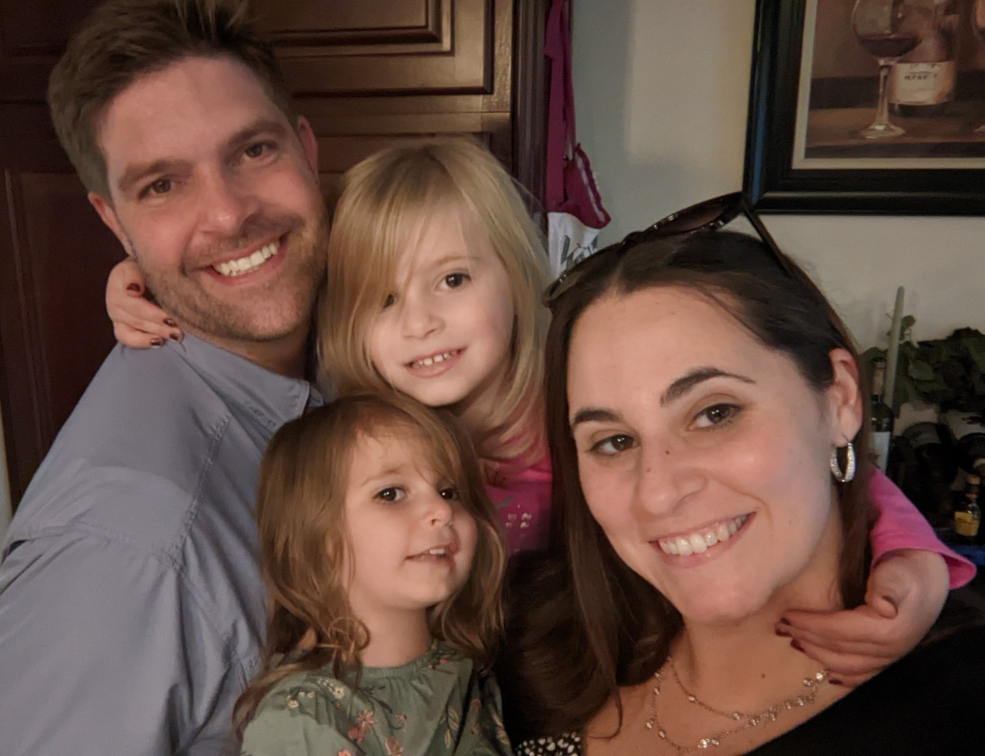
#> input picture march_bigdata/Deep Learning/open_cv/data/tristan_group.jpg, 1969 x 1512 px (shown at 1/2 size)
$ jupyter execute introduction.ipynb
#> lines starting #> are read from the running program, lines starting #| are printed output that depends on the picture; after the words box and inside, x2 and y2 are one past the last pixel; in counts of white or black regions, pixels touching at a corner belong together
[cell 1]
print("hargunA"[::-1])

[cell 2]
import cv2
import matplotlib.pyplot as plt

[cell 3]
img=cv2.imread("./data/tristan_group.jpg")
#> img is the input picture: shape (1512, 1969, 3); mean B, G, R 65.3, 75.1, 100.5

[cell 4]
img

[cell 5]
# height * width
img.shape
#> Out = (1512, 1969, 3)

[cell 6]
cv2.imshow("img",img)
cv2.waitKey(4000)
cv2.destroyAllWindows()

[cell 7]
plt.imshow(img)

[cell 8]
plt.imshow(cv2.cvtColor(img,cv2.COLOR_BGR2RGB))

[cell 9]
# img read
# gray scale
# threshold apply (complete b&w)

[cell 10]
img_gray = cv2.imread("./data/tristan_group.jpg",cv2.IMREAD_GRAYSCALE)
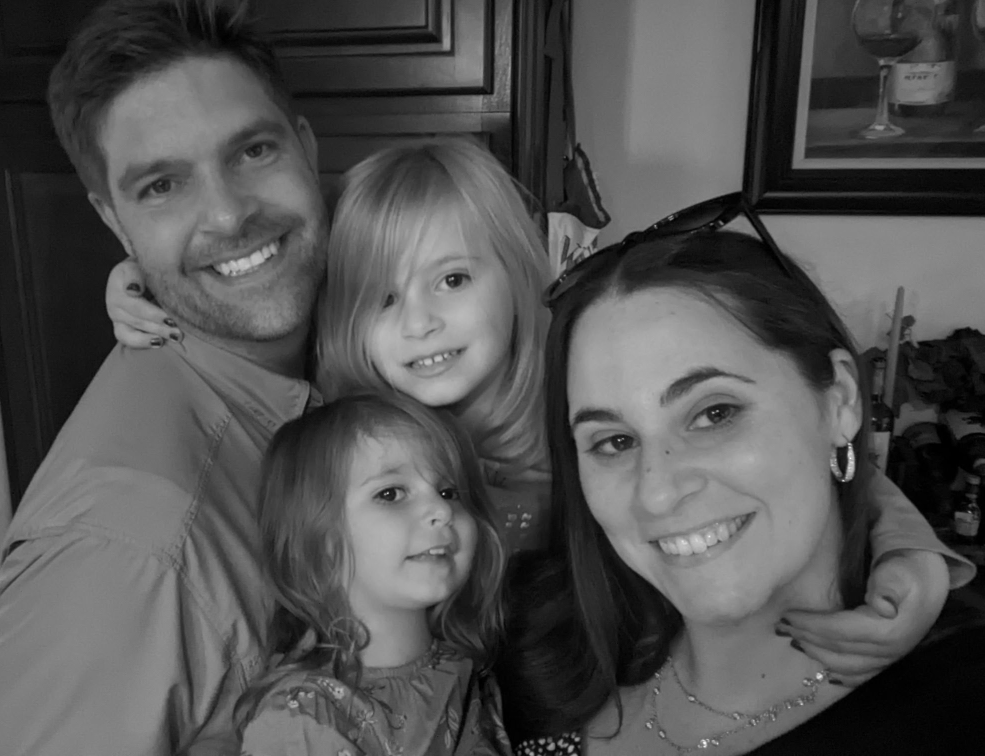
#> img_gray: shape (1512, 1969) (shown at 1/2 size); min 0, max 251, mean 81.6

[cell 11]
img_gray.shape
#> Out = (1512, 1969)

[cell 12]
plt.imshow(cv2.cvtColor(img_gray,cv2.COLOR_GRAY2BGR))

[cell 13]
cv2.imshow("IMage1",img)

cv2.imshow("Image ",img_gray)
cv2.waitKey()
cv2.destroyAllWindows()

# Black & Whit Img

[cell 14]
# threshold is checkpoint
# 2nd value
# (threshold,img_bw) = cv2.threshold(img_gray,min_value,max_value,cv2.THRESH_BINARY)
(thresh,img_bw)=cv2.threshold(img_gray,128,255,cv2.THRESH_BINARY)
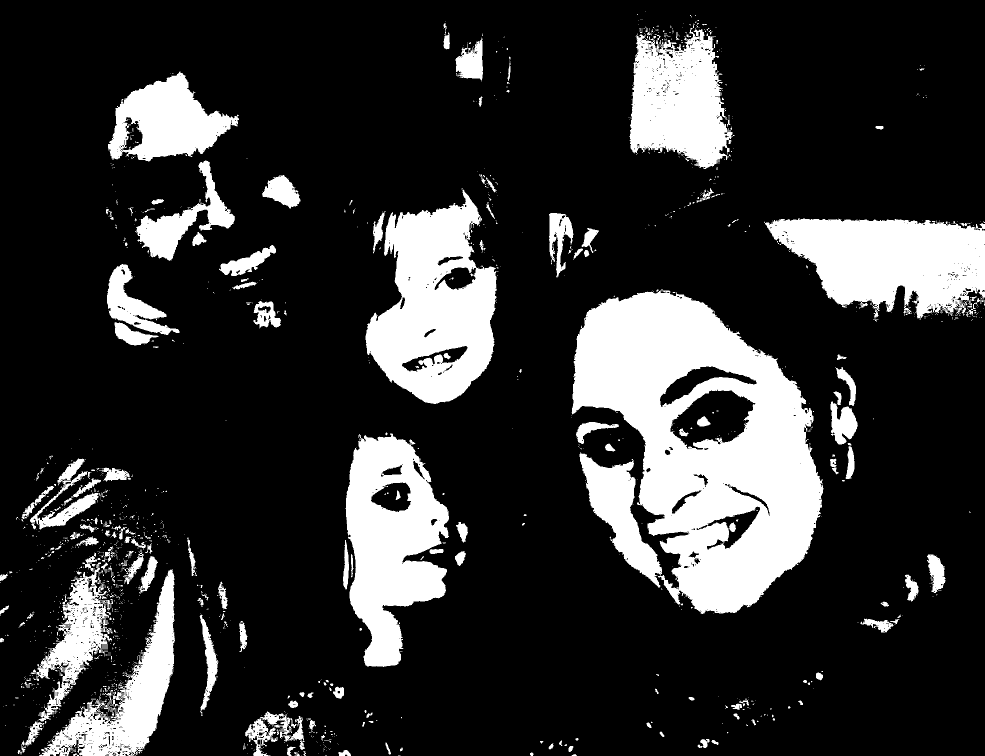
#> img_bw: shape (1512, 1969) (shown at 1/2 size); 19.4% white; 1532 white regions (1315 under 20 px), largest, box (x1, y1, x2, y2) and area: (1143, 579, 1647, 1228) 178311, (731, 379, 997, 808) 68607, (1530, 437, 1969, 640) 59540

[cell 15]
thresh

[cell 16]
img_bw

[cell 17]
cv2.imshow("B&W",img_bw)
cv2.waitKey()
cv2.destroyAllWindows()

[cell 18]
# auotmatic Theshold value (Adapative value)

# auotmatic Theshold value (Adapative value)

[cell 19]
(thesh,img_bw1)=cv2.threshold(img_gray,128,255,cv2.THRESH_BINARY|cv2.THRESH_OTSU)
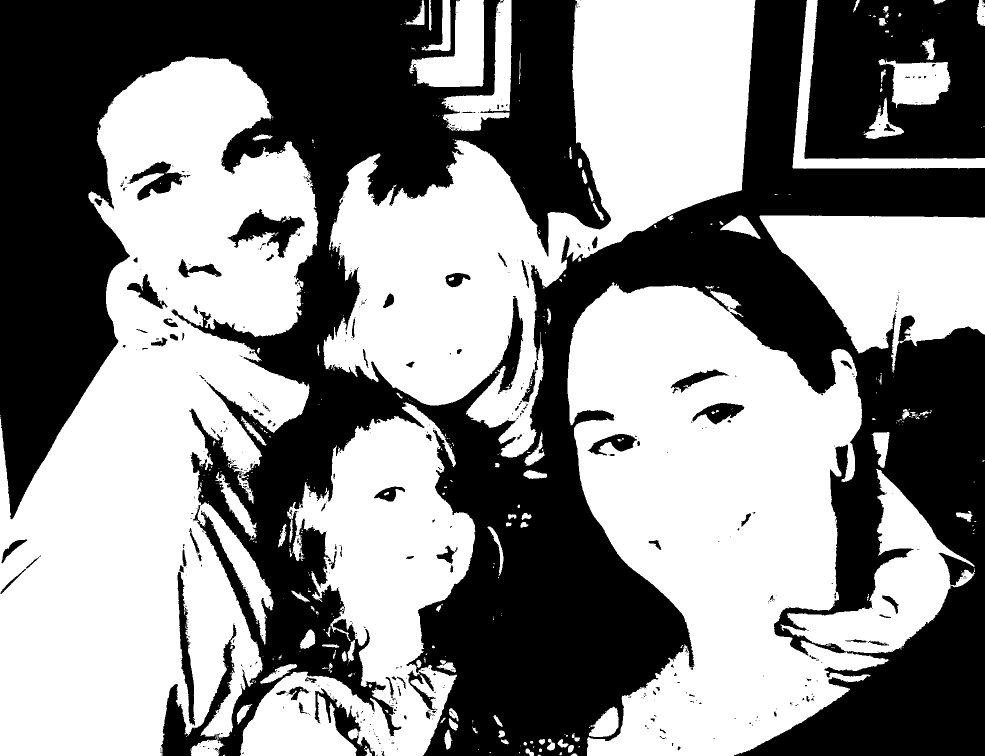
#> img_bw1: shape (1512, 1969) (shown at 1/2 size); 53.8% white; 573 black regions (462 under 20 px), largest, box (x1, y1, x2, y2) and area: (0, 0, 1969, 1512) 1238953, (1609, 0, 1969, 318) 96560, (455, 418, 609, 516) 5779
#> thesh = 78

[cell 20]
img_bw1

[cell 21]
cv2.imshow("B&W Automatic ",img_bw1)
cv2.waitKey()
cv2.destroyAllWindows()

# Save Image

[cell 22]
cv2.imwrite("./data/gray_img.jpg",img_gray)
#> Out = True
